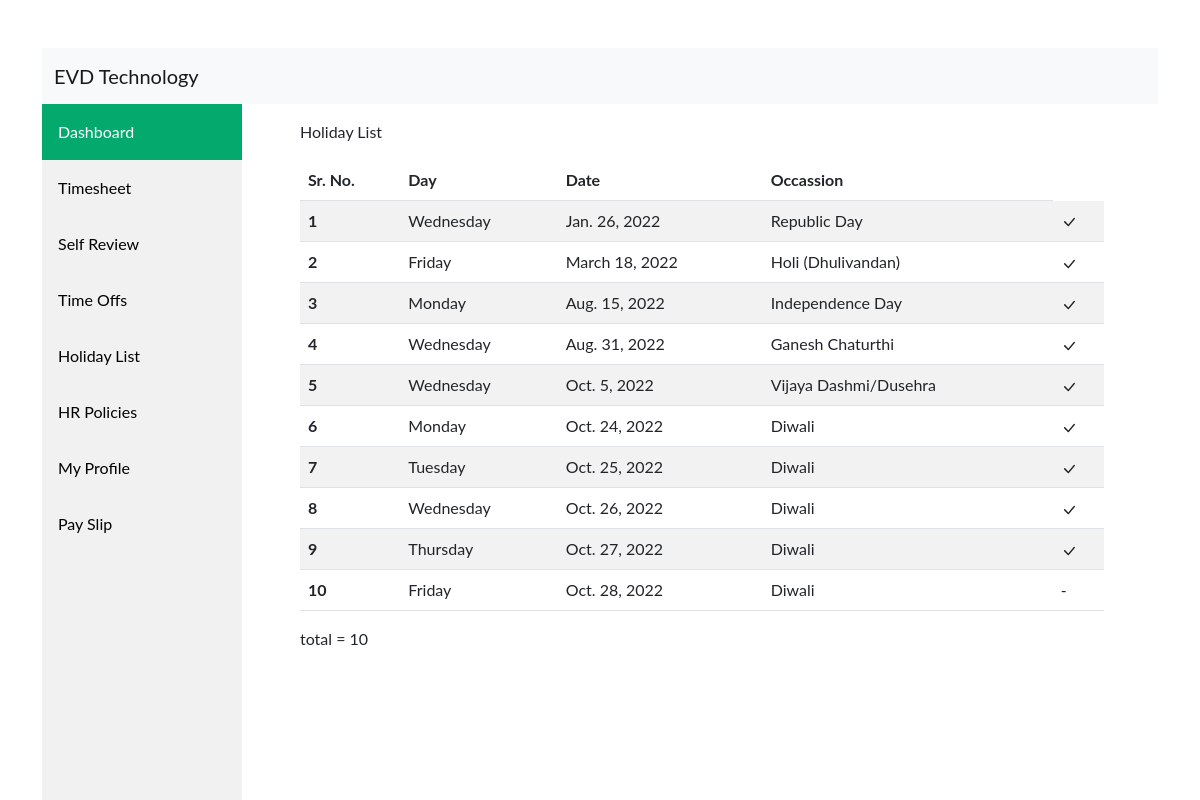
The page /holiday_list/ on the database its author committed.
### app/models.py (models this page shows)
class Holiday(models.Model):
    day = models.CharField(max_length=30)
    date = models.DateField()
    occassion = models.CharField(max_length=50)
    holiday_over = models.CharField(max_length=20, null=True)
    def eligiblity(self):
        current_date = date.today()
        if current_date > self.date:
            return True
        else:
            return False

### app/views.py (the view)
# urls.py: path('holiday_list/', views.holiday_list, name='holiday_list'),
def holiday_list(request):
    data = Holiday.objects.all()
    count = len(data)
    return render(request, 'holiday_list.html',{"data":data, "count":count})

### app/templates/holiday_list.html (shortened to what this page needs)
{% load static %}
{% include 'navbar.html' %}
{% block content %}
{% load static %}
            <div class="displayFixed" style="position: absolute; left:25%; top:15%; right: 8%; text-align:justify;">
                <P>Holiday List</P>
                <table class="table table-striped">
                    <thead>
                      <tr>
                        <th scope="col">Sr. No.</th>
                        <th scope="col">Day</th>
                        <th scope="col">Date</th>
                        <th scope="col">Occassion</th>
                      </tr>
                    </thead>
                    <tbody>
                        {% for x in data %}
                          <tr>
                            <th>{{ x.id }}</th>
                            <td>{{ x.day }}</td>
                            <td>{{ x.date }}</td>
                            <td>{{ x.occassion }}</td>
                            {% if x.eligiblity %}
                                <td></td>
                            {% else %}
                            <td>-</td>
                            {% endif %}
                          </tr>
                           {% endfor %}
                    </tbody>
                  </table>
                  total = {{ count }}
            </div>
{% endblock content %}

### app/templates/navbar.html (shortened to what this page needs)
{% load static %}
<!DOCTYPE html>
<html lang="en">
<head>
    <link rel="stylesheet" href="{% static 'css/bootstrap.css' %}">
</head>
<body>
    <div class="container mt-5">
        <nav class="navbar bg-light">
            <div class="container">
              <a class="navbar-brand" href="evdtechnology.com">
                EVD Technology
              </a>
            </div>
          </nav>
          {% block content %}
            {% include 'side_bar.html' %}
          {% endblock content %}
    </div>
</body>
</html>

### app/templates/side_bar.html (shortened to what this page needs)
<!DOCTYPE html>
<html>
<head>
</head>
<body>
<div class="sidebar">
  <a class="active" href="{% url 'dashboard' %}">Dashboard</a>
  <a href="#news">Timesheet</a>
  <a href="#contact">Self Review</a>
  <a href="#about">Time Offs</a>
  <a href="{% url 'holiday_list' %}">Holiday List</a>
  <a href="#about">HR Policies</a>
  <a href="#about">My Profile</a>
  <a href="#about">Pay Slip</a>
</div>
</body>
</html>

### app/templates/side_bar.html (style rules this page uses)
body { margin: 0; font-family: "Lato", sans-serif; }
.sidebar { margin: 0; padding: 0; width: 200px; background-color: #f1f1f1; position: fixed; height: 100%; overflow: auto; }
.sidebar a { display: block; color: black; padding: 16px; text-decoration: none; }
.sidebar a.active { background-color: #04AA6D; color: white; }

### rows shown on the page
Holiday: id "1", day "Wednesday", date "Jan. 26, 2022", occassion "Republic Day"
Holiday: id "2", day "Friday", date "March 18, 2022", occassion "Holi (Dhulivandan)"
Holiday: id "3", day "Monday", date "Aug. 15, 2022", occassion "Independence Day"
Holiday: id "4", day "Wednesday", date "Aug. 31, 2022", occassion "Ganesh Chaturthi"
Holiday: id "5", day "Wednesday", date "Oct. 5, 2022", occassion "Vijaya Dashmi/Dusehra"
Holiday: id "6", day "Monday", date "Oct. 24, 2022", occassion "Diwali"
Holiday: id "7", day "Tuesday", date "Oct. 25, 2022", occassion "Diwali"
Holiday: id "8", day "Wednesday", date "Oct. 26, 2022", occassion "Diwali"
Holiday: id "9", day "Thursday", date "Oct. 27, 2022", occassion "Diwali"
Holiday: id "10", day "Friday", date "Oct. 28, 2022", occassion "Diwali"

### other values the page prints
{{ count }} "10"
